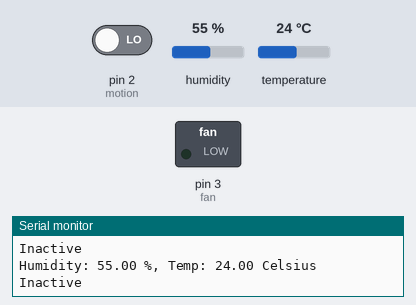
A sketch run on a simulated Arduino Uno, built with avr-gcc and run on an emulated ATmega328P. On the bench: switched loads named in the sketch (green lamp = pin HIGH), the last lines printed to the serial monitor. The inputs (shaded band) are chosen by the test bench; at power-on: pin 2 (motion) LOW, temperature 24 °C, humidity 55 %.

Above: at 1.3 s.
1.4 s: pin 2 (motion) driven HIGH
3.5 s: temperature set to 25.3 °C
5.2 s: temperature set to 26.5 °C
At 7.3 s:
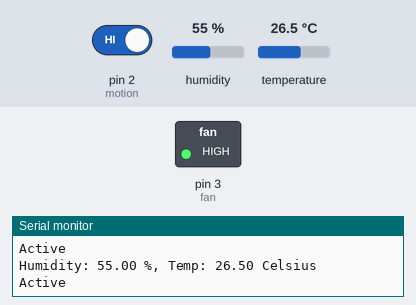
Timing chart, 0 to 8.8 s (numbered marks = the images above; inputs shaded):
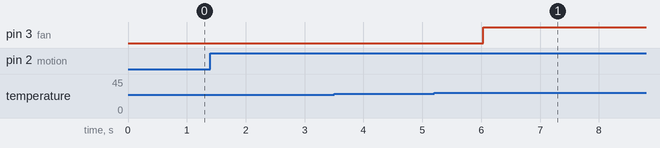

The sketch:

PIR_TEMP_FAN.ino
```cpp
int motion = 2;
int fan =3;
#include <DHT.h>

#define DHTPIN 6
#define DHTTYPE DHT22
DHT dht (DHTPIN, DHTTYPE);

float hum;
float temp;

void setup()
{
  Serial.begin(9600);
  pinMode(motion, INPUT);
  pinMode(fan, OUTPUT);
  dht.begin();
}

void loop()
{
   hum = dht.readHumidity();
   temp= dht.readTemperature();

    Serial.print("Humidity: ");
    Serial.print(hum);
    Serial.print(" %, Temp: ");
    Serial.print(temp);
    Serial.println(" Celsius");


  long sensor = digitalRead(motion);

  if (sensor == HIGH && temp > 26)
    {
    digitalWrite (fan, HIGH);

    Serial.println("Active");
    delay (10000);
    }

    else
    {
    digitalWrite(fan,LOW);
    }


  if (digitalRead(2)== HIGH)
  {
    Serial.println("Active");

  }
  else
  {
    Serial.println("Inactive");

  }
  delay(500);
}
```

Measured:
- the behaviour switches between 26 and 26.1 °C on temperature (found by bisection; images 0 and 1)
- after the input at 5.2 s, pin 3 (fan): LOW → HIGH after 0.84 s
